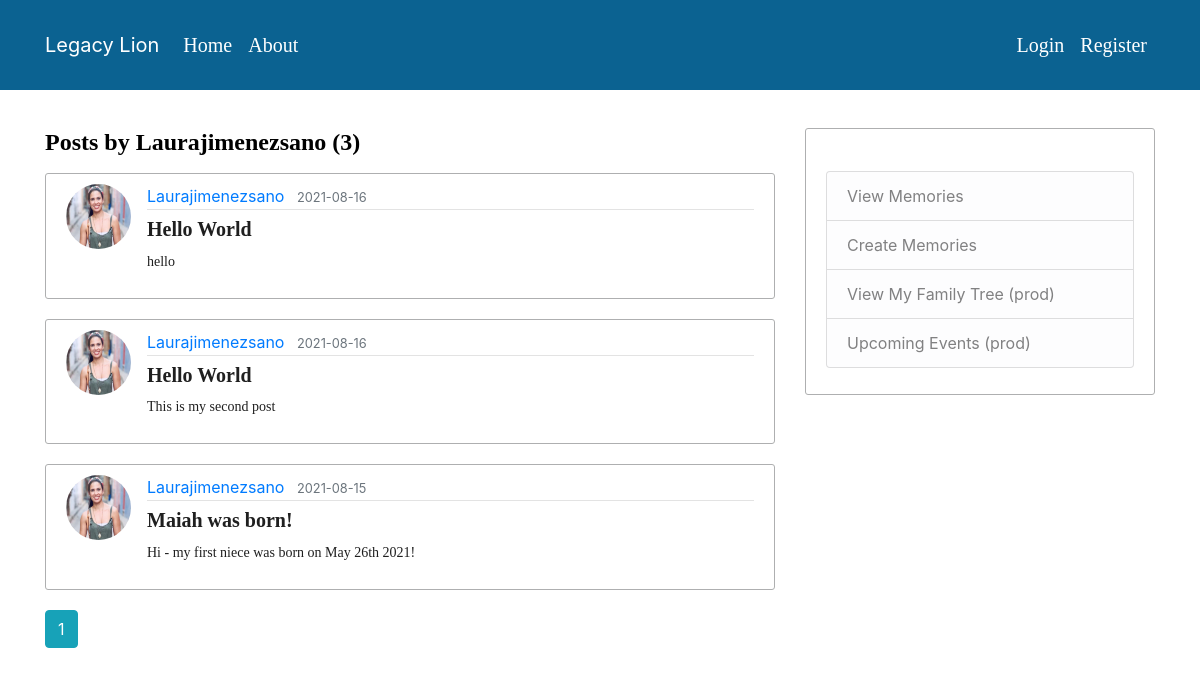
/user/Laurajimenezsano, run on an earlier commit of the app's database.
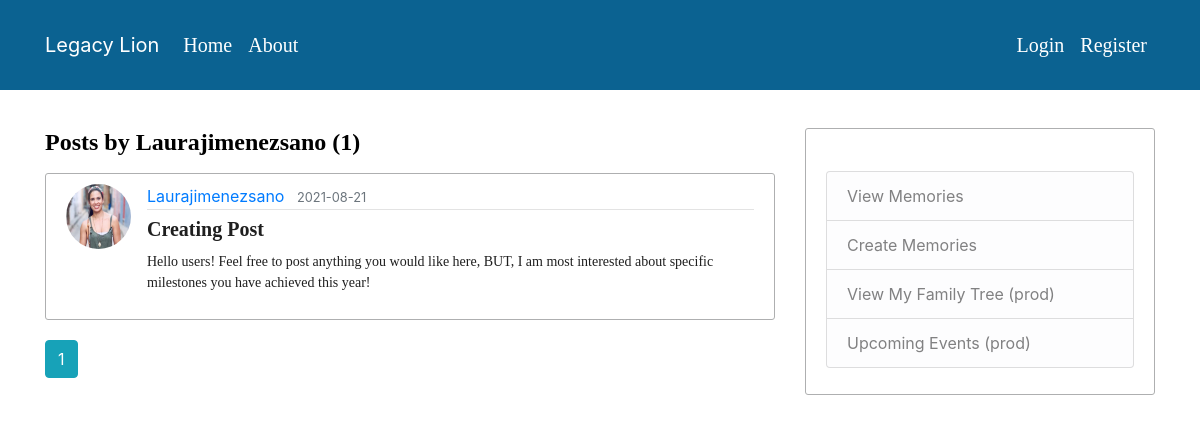
And on a later commit of the database.
### Blog/flaskblog/models.py (models this page shows, shortened)
class Post(db.Model):
    id = db.Column(db.Integer, primary_key=True)
    title = db.Column(db.String(100), nullable=False)
    date_posted = db.Column(db.DateTime, nullable=False, default=datetime.utcnow)
    content = db.Column(db.Text, nullable=False)
    user_id = db.Column(db.Integer, db.ForeignKey('user.id'), nullable=False)
    post_img = db.Column(db.String(20), nullable=False, default='default.jpg')

class User(db.Model, UserMixin):
    id = db.Column(db.Integer, primary_key=True)
    username = db.Column(db.String(20), unique=True, nullable=False)
    email = db.Column(db.String(120), unique=True, nullable=False)
    image_file = db.Column(db.String(20), nullable=False, default='default.jpg')
    password = db.Column(db.String(60), nullable=False)
    posts = db.relationship('Post', backref='author', lazy=True)

### Blog/flaskblog/routes.py (the view)
@app.route("/user/<string:username>")
def user_posts(username):
    page = request.args.get('page', 1, type=int)
    user = User.query.filter_by(username=username).first_or_404()
    posts = Post.query.filter_by(author=user)\
                .order_by(Post.date_posted.desc())\
                 .paginate(page=page, per_page=5)
    return render_template('user_posts.html', posts=posts, user=user)

### Blog/flaskblog/templates/user_posts.html (shortened to what this page needs)
<!DOCTYPE html>
<html>
<head>
    <link rel="stylesheet" href="https://maxcdn.bootstrapcdn.com/bootstrap/4.0.0/css/bootstrap.min.css">
    <link rel="stylesheet" type="text/css" href="{{ url_for('static', filename='main.css') }}">
</head>
<body>
    <header class="site-header">
      <nav class="navbar navbar-expand-md navbar-dark bg-steel fixed-top">
        <div class="container">
          <a class="navbar-brand mr-6" href="/">Legacy Lion</a>
          <div class="collapse navbar-collapse" id="navbarToggle">
            <div class="navbar-nav mr-auto">
              <a class="nav-item nav-link" href="{{ url_for('home') }}">Home</a>
              <a class="nav-item nav-link" href="{{ url_for('about') }}">About</a>
            </div>
            <div class="navbar-nav">
              {% if current_user.is_authenticated %}
                <a class="nav-item nav-link" href="{{ url_for('new_post') }}">New Post</a>
                <a class="nav-item nav-link" href="{{ url_for('account') }}">Account</a>
                <a class="nav-item nav-link" href="{{ url_for('logout') }}">Logout</a>
              {% else %}
                <a class="nav-item nav-link" href="{{ url_for('login') }}">Login</a>
                <a class="nav-item nav-link" href="{{ url_for('register') }}">Register</a>
              {% endif %}
            </div>
          </div>
        </div>
      </nav>
    </header>
    <main role="main" class="container">
      <div class="row">
        <div class="col-md-8">
          <h1 class="mb-3">Posts by {{ user.username }} ({{ posts.total }})</h1>
          {% for post in posts.items %}
              <article class="media content-section">
                <img class="rounded-circle article-img" src="{{ url_for('static', filename='profile_pics/' + post.author.image_file) }}">
                <div class="media-body">
                  <div class="article-metadata">
                    <a class="mr-2" href="{{ url_for('user_posts', username=post.author.username) }}">{{ post.author.username }}</a>
                    <small class="text-muted">{{ post.date_posted.strftime('%Y-%m-%d') }}</small>
                  </div>
                  <h2><a class="article-title" href="{{ url_for('post', post_id=post.id) }}">{{ post.title }}</a></h2>
                  <p class="article-content">{{ post.content }}</p>
                </div>
              </article>
          {% endfor %}
          {% for page_num in posts.iter_pages(left_edge=1, right_edge=1, left_current=1, right_current=2) %}
            {% if page_num %}
              {% if posts.page == page_num %}
                <a class="btn btn-info mb-4" href="{{ url_for('user_posts', username=user.username, page=page_num) }}">{{ page_num }}</a>
              {% else %}
                <a class="btn btn-outline-info mb-4" href="{{ url_for('user_posts', username=user.username, page=page_num) }}">{{ page_num }}</a>
              {% endif %}
            {% else %}
              ...
            {% endif %}
          {% endfor %}
        </div>
        <div class="col-md-4">
          <div class="content-section">
            <h4>App Features</h4>
              <ul class="list-group">
                <a class="list-group-item list-group-item-light nav-item nav-link" href="{{ url_for('home')}}">View Memories</a>
                <a class="list-group-item list-group-item-light nav-item nav-link" href="{{ url_for('new_post')}}">Create Memories</a>
                <a class="list-group-item list-group-item-light nav-item nav-link" href="{{ url_for('familytree')}}" target="_blank"> View My Family Tree (prod)</a>
                <a class="list-group-item list-group-item-light nav-item nav-link" href="{{ url_for('home')}}">Upcoming Events (prod)</a>
              </ul>
          </div>
        </div>
      </div>
    </main>
</body>
</html>

What changed in the data, as far as the page shows it:
removed Post: image_file (picture), author.username "Laurajimenezsano", date_posted "2021-08-16", title "Hello World", content "hello"
removed Post: image_file (picture), author.username "Laurajimenezsano", date_posted "2021-08-16", title "Hello World", content "This is my second post"
changed Post "Laurajimenezsano": date_posted "2021-08-15" → "2021-08-21"; title "Maiah was born!" → "Creating Post"; content "Hi - my first niece was born on May 26th 2021!" → "Hello users! Feel free to post anything you would like here, BUT, I am most interested about specific milestones you have achieved this year!"
Also different on the page:
{{ posts.total }}: "3" → "1"
